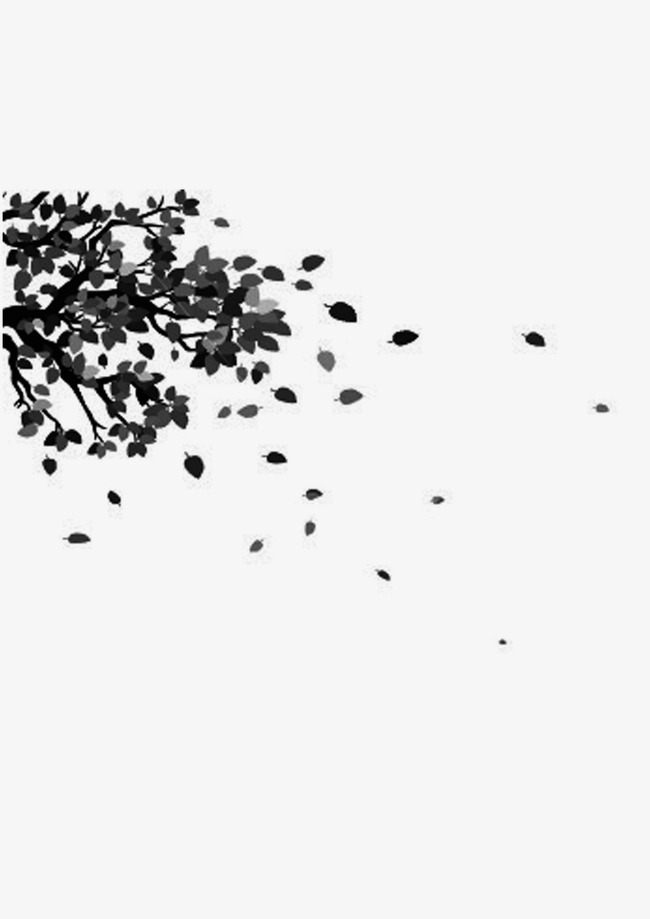
%> input picture Lecture-3/fallen_leaves.png, 650 x 919 px
$ octave Understanding_EdgeProblems.m   (GNU Octave 9; MATLAB toolbox functions it lacks are replaced by stand-ins)
%> lines starting %> are read from the running program, lines starting %| are printed output that depends on the picture
pkg load image
img=imread("fallen_leaves.png");
%> img is the input picture: size 919x650 uint8; min 0, max 255, mean 231.6
filter_size=21;
filter_sigma=3;
filter=fspecial("gaussian",filter_size,filter_sigma);

smoother=imfilter(img,filter,'symmetric');
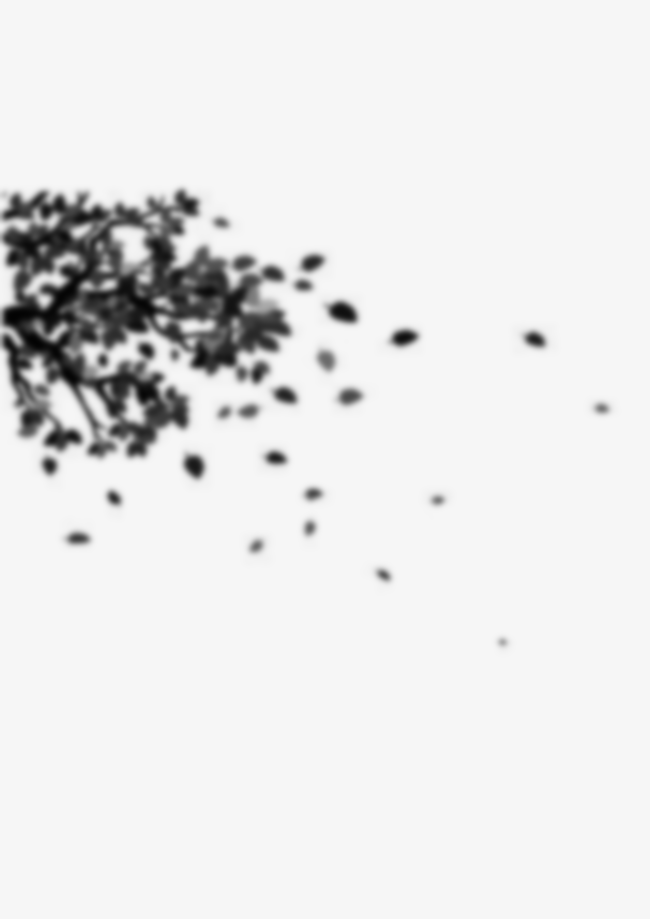
%> smoother: size 919x650 uint8; min 3, max 246, mean 231.6
smoother_1=imfilter(img,filter,'circular');
smoother_2=imfilter(img,filter,0);
smoother_3=imfilter(img,filter,'replicate');
imshow([smoother,smoother_1,smoother_2,smoother_3]);
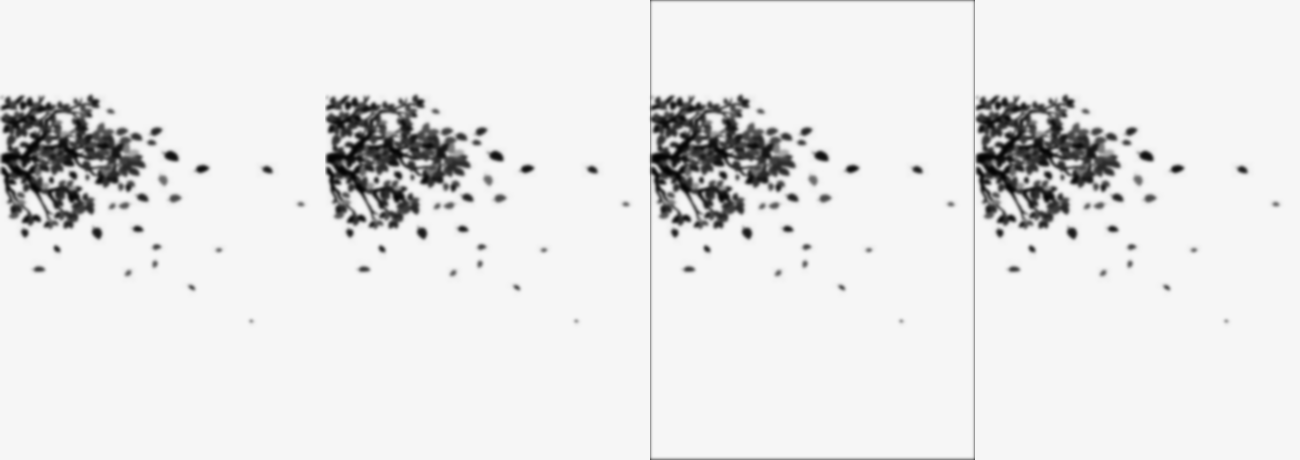
%> displayed picture: size 919x2600, on the screen's scale of 0 to 255 (shown at 1/2 size); min 3, max 246, mean 231.2
imwrite([smoother,smoother_1,smoother_2,smoother_3],"results.png");
